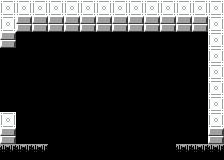

A 2D game scene composited from a Tiled map and its tileset images. What follows is a short description and the map's XML, with every tile layer's data as written:
An orthogonal 14x10 tile map with 16x16 px tiles, 1 tile layer (Tile Layer 1).

<map version="1.9" tiledversion="1.9.0" orientation="orthogonal" renderorder="right-down" width="14" height="10" tilewidth="16" tileheight="16" infinite="0" nextlayerid="2" nextobjectid="1">
 <tileset firstgid="1" source="../room_tileset.tsx" />
 <layer id="1" name="Tile Layer 1" width="14" height="10">
  <data encoding="csv">
4,4,4,4,4,4,4,4,4,4,4,4,4,4,
4,3,3,3,3,3,3,3,3,3,3,3,3,4,
3,1,1,1,1,1,1,1,1,1,1,1,1,4,
1,1,1,1,1,1,1,1,1,1,1,1,1,4,
1,1,1,1,1,1,1,1,1,1,1,1,1,4,
1,1,1,1,1,1,1,1,1,1,1,1,1,4,
1,1,1,1,1,1,1,1,1,1,1,1,1,4,
4,1,1,1,1,1,1,1,1,1,1,1,1,4,
3,1,1,1,1,1,1,1,1,1,1,1,1,3,
5,5,5,1,1,1,1,1,1,1,1,5,5,5
</data>
 </layer>
</map>
